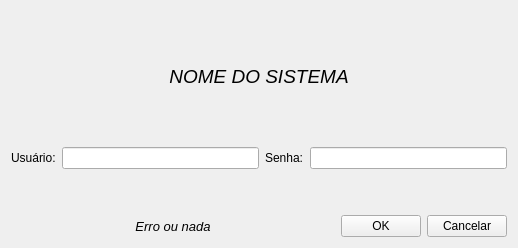
<?xml version="1.0" encoding="UTF-8"?>
<ui version="4.0">
 <class>Login</class>
 <widget class="QWidget" name="Login">
  <property name="geometry">
   <rect>
    <x>0</x>
    <y>0</y>
    <width>518</width>
    <height>248</height>
   </rect>
  </property>
  <property name="windowTitle">
   <string>Login - Sistema de vendas</string>
  </property>
  <property name="layoutDirection">
   <enum>Qt::LeftToRight</enum>
  </property>
  <layout class="QVBoxLayout" name="verticalLayout_2">
   <item>
    <layout class="QVBoxLayout" name="verticalLayout">
     <item>
      <widget class="QLabel" name="sistema_lbl">
       <property name="font">
        <font>
         <pointsize>14</pointsize>
         <italic>true</italic>
        </font>
       </property>
       <property name="text">
        <string>NOME DO SISTEMA</string>
       </property>
       <property name="alignment">
        <set>Qt::AlignCenter</set>
       </property>
      </widget>
     </item>
     <item>
      <layout class="QHBoxLayout" name="horizontalLayout">
       <item>
        <widget class="QLabel" name="usuario_lbl">
         <property name="sizePolicy">
          <sizepolicy hsizetype="Maximum" vsizetype="Preferred">
           <horstretch>0</horstretch>
           <verstretch>0</verstretch>
          </sizepolicy>
         </property>
         <property name="text">
          <string>Usuário:</string>
         </property>
        </widget>
       </item>
       <item>
        <widget class="QLineEdit" name="usuario_ins">
         <property name="sizePolicy">
          <sizepolicy hsizetype="MinimumExpanding" vsizetype="Fixed">
           <horstretch>0</horstretch>
           <verstretch>0</verstretch>
          </sizepolicy>
         </property>
        </widget>
       </item>
       <item>
        <widget class="QLabel" name="senha_lbl">
         <property name="sizePolicy">
          <sizepolicy hsizetype="Maximum" vsizetype="Preferred">
           <horstretch>0</horstretch>
           <verstretch>0</verstretch>
          </sizepolicy>
         </property>
         <property name="text">
          <string>Senha:</string>
         </property>
        </widget>
       </item>
       <item>
        <widget class="QLineEdit" name="senha_ins">
         <property name="sizePolicy">
          <sizepolicy hsizetype="MinimumExpanding" vsizetype="Fixed">
           <horstretch>0</horstretch>
           <verstretch>0</verstretch>
          </sizepolicy>
         </property>
         <property name="echoMode">
          <enum>QLineEdit::Password</enum>
         </property>
        </widget>
       </item>
      </layout>
     </item>
     <item>
      <spacer name="verticalSpacer">
       <property name="orientation">
        <enum>Qt::Vertical</enum>
       </property>
       <property name="sizeType">
        <enum>QSizePolicy::Maximum</enum>
       </property>
       <property name="sizeHint" stdset="0">
        <size>
         <width>20</width>
         <height>40</height>
        </size>
       </property>
      </spacer>
     </item>
     <item>
      <layout class="QHBoxLayout" name="horizontalLayout_2">
       <item>
        <widget class="QLabel" name="erro_lbl">
         <property name="font">
          <font>
           <pointsize>10</pointsize>
           <italic>true</italic>
          </font>
         </property>
         <property name="text">
          <string>Erro ou nada</string>
         </property>
         <property name="alignment">
          <set>Qt::AlignCenter</set>
         </property>
        </widget>
       </item>
       <item>
        <widget class="QPushButton" name="ok_btn">
         <property name="sizePolicy">
          <sizepolicy hsizetype="Maximum" vsizetype="Fixed">
           <horstretch>0</horstretch>
           <verstretch>0</verstretch>
          </sizepolicy>
         </property>
         <property name="text">
          <string>OK</string>
         </property>
        </widget>
       </item>
       <item>
        <widget class="QPushButton" name="cancel_btn">
         <property name="sizePolicy">
          <sizepolicy hsizetype="Maximum" vsizetype="Fixed">
           <horstretch>0</horstretch>
           <verstretch>0</verstretch>
          </sizepolicy>
         </property>
         <property name="text">
          <string>Cancelar</string>
         </property>
        </widget>
       </item>
      </layout>
     </item>
    </layout>
   </item>
  </layout>
 </widget>
 <resources/>
 <connections/>
</ui>
